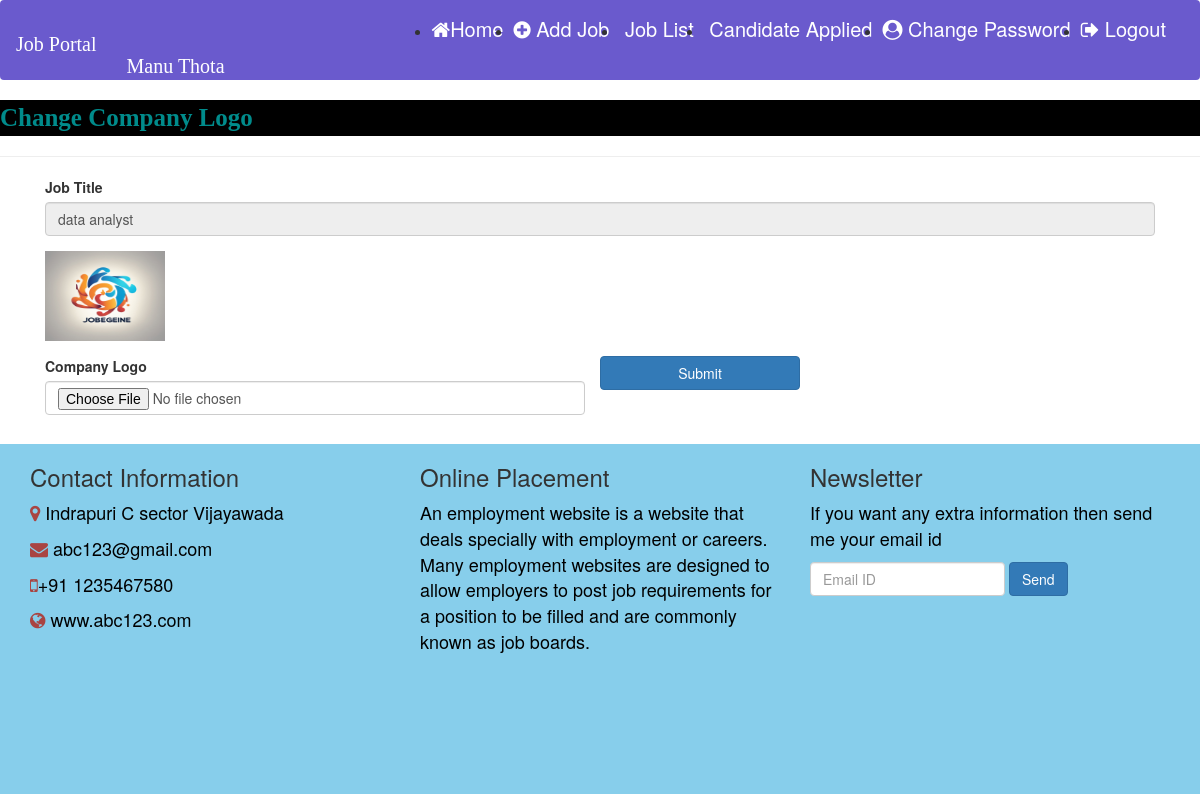
Screenshot of /change_companylogo/11 (signed in) with the database file from the repository.
### job/models.py (models this page shows, shortened)
class Job(models.Model):
    recruiter = models.ForeignKey(Recruiter,on_delete=models.CASCADE)
    start_date = models.DateField()
    end_date = models.DateField()
    title = models.CharField(max_length=100)
    salary = models.FloatField(max_length=20)
    image = models.FileField()
    description = models.CharField(max_length=300)
    experience = models.CharField(max_length=50)
    location = models.CharField(max_length=100)
    skills = models.CharField(max_length=100)
    creationdate = models.DateField()

### job/views.py (the view, shortened to what this page needs)
# urls.py: path('change_companylogo/<int:pid>', views.change_companylogo, name='change_companylogo'),
def change_companylogo(request,pid):
    if not request.user.is_authenticated:
          return redirect('recruiter_login')
    error = " "
    job = Job.objects.get(id=pid)
    d = {'error': error,'job': job}
    return render(request,'change_companylogo.html',d)

### job/templates/change_companylogo.html (shortened to what this page needs)
{% load static %}
{% block body %}
{% include 'recruiter_navigation.html' %}
<marquee style="font-family: 'Monotype Corsiva'; font-size: 25px; color: darkcyan; font-weight: bold; background-color: black">
    Change Company Logo
</marquee>
<hr>
<form class="container mt-5" method="post" enctype="multipart/form-data">
    <div class="form-row">
        <div class="form-group col-md-12">
            <label>Job Title</label>
            <input type="text" class="form-control" readonly name="jobtitle" value="{{job.title}}">
        </div>
    </div>
        <div class="form-group col-md-12">
            <img src = "{{job.image.url}}" width="120" height="90"></a>
   </div>
     <div class="form-row">
        <div class="form-group col-md-6">
            <label>Company Logo</label>
            <input type="file" class="form-control" name="logo"  required>
        </div>
    </div>
    <input type="submit" value="Submit" class="btn btn-primary my-3" style="width: 200px">
</form>
{% include 'footer.html' %}
{% endblock %}

### job/templates/recruiter_navigation.html (shortened to what this page needs)
{% load static %}
<html lang="en">
<head>
  <link rel="stylesheet" href="https://maxcdn.bootstrapcdn.com/bootstrap/3.4.1/css/bootstrap.min.css">
    <link rel="stylesheet" href="https://cdnjs.cloudflare.com/ajax/libs/font-awesome/4.7.0/css/font-awesome.min.css">
</head>
<body>
<nav class="navbar navbar-expand-sm">
   <a class="navbar-brand text-white pl-5 font-weight-bold" style="font-family: 'Georgia'; font-size: 20px; color: white;">Job Portal</a>
   <ul class="navbar-nav">
       <li class="nav-item">
           <a class="nav-link" href="{% url 'recruiter_home' %}"> <i class="fa fa-home  mr -2"></i>Home </a>
       </li>
       <li class="nav-item">
           <a class="nav-link" href="{% url 'add_job' %}"><i class="fa fa-plus-circle  mr -4"></i>  Add Job  </a>
       </li>
       <li class="nav-item">
           <a class="nav-link" href="{% url 'job_list' %}"> Job List </a>
       </li>
       <li class="nav-item">
           <a class="nav-link" href="{%url 'applied_candidatelist' %}"> Candidate Applied </a>
       </li>
       <li class="nav-item">
           <a class="nav-link" href="{% url 'change_passwordrecruiter' %}"><i class="fa fa-user-circle  mr -2"></i> Change Password </a>
       </li>
       <li class="nav-item">
           <a class="nav-link" href="{% url 'Logout' %}"><i class="fa fa-sign-out  mr -2"></i> Logout</a>
       </li>
   </ul>
   <a class="navbar-brand text-white pl-5 font-weight-bold" style="font-family: 'Georgia'; font-size: 20px; color: white;">{{ request.user.first_name }} {{ request.user.last_name }}</a>
</nav>
</body>
</html>

### job/templates/recruiter_navigation.html (style rules this page uses)
.nav-link { color: white !important; margin-right: 10px; font-size: 20px; }
.navbar-nav { margin-left: 280px; }
.navbar { background-color: Slateblue; padding: 18px 0; height: 80px; }

### rows the page displays
Job: jobtitle "data analyst", image (picture)

### other values shown
{{ request.user.first_name }} "Manu"
{{ request.user.last_name }} "Thota"
